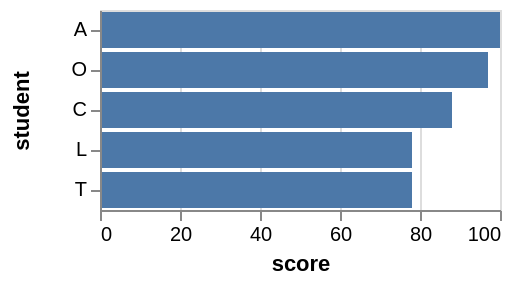

Describe this chart as a Vega-Lite specification.
### Vega specification from a JSON file in a GitHub repository (floating-point values rounded to 4 significant figures)
{"$schema": "https://vega.github.io/schema/vega/v4.json", "description": "A bar graph showing the scores of the top 5 students. This shows an example of the window transform, for how the top K (5) can be filtered, and also how a rank can be computed for each student.", "autosize": "pad", "padding": 5, "width": 200, "style": "cell", "data": [{"name": "source_0", "values": [{"student": "A", "score": 100}, {"student": "B", "score": 56}, {"student": "C", "score": 88}, {"student": "D", "score": 65}, {"student": "E", "score": 45}, {"student": "F", "score": 23}, {"student": "G", "score": 66}, {"student": "H", "score": 67}, {"student": "I", "score": 13}, {"student": "J", "score": 12}, {"student": "K", "score": 50}, {"student": "L", "score": 78}, {"student": "M", "score": 66}, {"student": "N", "score": 30}, {"student": "O", "score": 97}, {"student": "P", "score": 75}, {"student": "Q", "score": 24}, {"student": "R", "score": 42}, {"student": "S", "score": 76}, {"student": "T", "score": 78}, {"student": "U", "score": 21}, {"student": "V", "score": 46}]}, {"name": "data_0", "source": "source_0", "transform": [{"type": "window", "params": [null], "as": ["rank"], "ops": ["rank"], "fields": [null], "sort": {"field": ["score"], "order": ["descending"]}}, {"type": "filter", "expr": "datum.rank <= 5"}]}], "signals": [{"name": "y_step", "value": 20}, {"name": "height", "update": "bandspace(domain('y').length, 0.1, 0.05) * y_step"}], "marks": [{"name": "marks", "type": "rect", "style": ["bar"], "from": {"data": "data_0"}, "encode": {"update": {"fill": [{"test": "datum[\"score\"] === null || isNaN(datum[\"score\"])", "value": null}, {"value": "#4c78a8"}], "tooltip": {"signal": "{\"score\": format(datum[\"score\"], \"\"), \"student\": ''+datum[\"student\"]}"}, "x": {"scale": "x", "field": "score"}, "x2": {"scale": "x", "value": 0}, "y": {"scale": "y", "field": "student"}, "height": {"scale": "y", "band": true}}}}], "scales": [{"name": "x", "type": "linear", "domain": {"data": "data_0", "field": "score"}, "range": [0, {"signal": "width"}], "nice": true, "zero": true}, {"name": "y", "type": "band", "domain": {"data": "data_0", "field": "student", "sort": {"field": "score", "op": "average", "order": "descending"}}, "range": {"step": {"signal": "y_step"}}, "paddingInner": 0.1, "paddingOuter": 0.05}], "axes": [{"scale": "x", "orient": "bottom", "grid": false, "title": "score", "labelFlush": true, "labelOverlap": true, "tickCount": {"signal": "ceil(width/40)"}, "zindex": 1}, {"scale": "x", "orient": "bottom", "gridScale": "y", "grid": true, "tickCount": {"signal": "ceil(width/40)"}, "domain": false, "labels": false, "maxExtent": 0, "minExtent": 0, "ticks": false, "zindex": 0}, {"scale": "y", "orient": "left", "grid": false, "title": "student", "zindex": 1}], "config": {"axisY": {"minExtent": 30}}}
